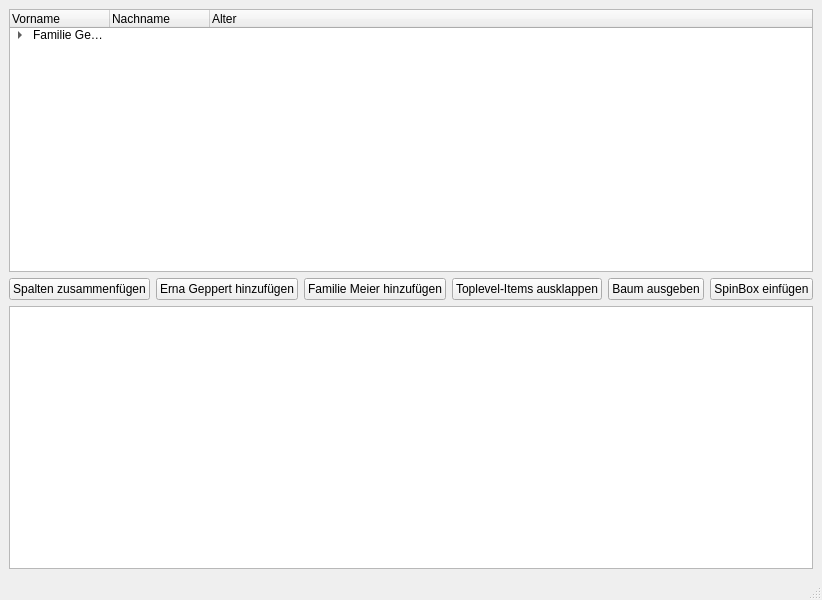
<?xml version="1.0" encoding="UTF-8"?>
<ui version="4.0">
 <class>MainWindow</class>
 <widget class="QMainWindow" name="MainWindow">
  <property name="geometry">
   <rect>
    <x>0</x>
    <y>0</y>
    <width>800</width>
    <height>600</height>
   </rect>
  </property>
  <property name="windowTitle">
   <string>MainWindow</string>
  </property>
  <widget class="QWidget" name="centralwidget">
   <layout class="QGridLayout" name="gridLayout">
    <item row="0" column="0">
     <layout class="QVBoxLayout" name="verticalLayout">
      <item>
       <widget class="QTreeWidget" name="treeWidget">
        <column>
         <property name="text">
          <string>Vorname</string>
         </property>
        </column>
        <column>
         <property name="text">
          <string>Nachname</string>
         </property>
        </column>
        <column>
         <property name="text">
          <string>Alter</string>
         </property>
        </column>
        <item>
         <property name="text">
          <string>Familie Geppert (Eltern und Kinder)</string>
         </property>
         <item>
          <property name="text">
           <string>Thorsten</string>
          </property>
          <property name="text">
           <string>Geppert</string>
          </property>
          <property name="text">
           <string>43</string>
          </property>
         </item>
         <item>
          <property name="text">
           <string>Alana</string>
          </property>
          <property name="text">
           <string>Geppert</string>
          </property>
          <property name="text">
           <string>40</string>
          </property>
         </item>
         <item>
          <property name="text">
           <string>Horst</string>
          </property>
          <property name="text">
           <string>Geppert</string>
          </property>
          <property name="text">
           <string>12</string>
          </property>
         </item>
        </item>
       </widget>
      </item>
      <item>
       <layout class="QHBoxLayout" name="horizontalLayout">
        <item>
         <widget class="QPushButton" name="pushButton">
          <property name="text">
           <string>Spalten zusammenfügen</string>
          </property>
         </widget>
        </item>
        <item>
         <widget class="QPushButton" name="pushButton_2">
          <property name="text">
           <string>Erna Geppert hinzufügen</string>
          </property>
         </widget>
        </item>
        <item>
         <widget class="QPushButton" name="pushButton_3">
          <property name="text">
           <string>Familie Meier hinzufügen</string>
          </property>
         </widget>
        </item>
        <item>
         <widget class="QPushButton" name="pushButton_4">
          <property name="text">
           <string>Toplevel-Items ausklappen</string>
          </property>
         </widget>
        </item>
        <item>
         <widget class="QPushButton" name="pushButton_5">
          <property name="text">
           <string>Baum ausgeben</string>
          </property>
         </widget>
        </item>
        <item>
         <widget class="QPushButton" name="pushButton_6">
          <property name="text">
           <string>SpinBox einfügen</string>
          </property>
         </widget>
        </item>
       </layout>
      </item>
      <item>
       <widget class="QPlainTextEdit" name="plainTextEdit"/>
      </item>
     </layout>
    </item>
   </layout>
  </widget>
  <widget class="QMenuBar" name="menubar">
   <property name="geometry">
    <rect>
     <x>0</x>
     <y>0</y>
     <width>800</width>
     <height>24</height>
    </rect>
   </property>
  </widget>
  <widget class="QStatusBar" name="statusbar"/>
 </widget>
 <resources/>
 <connections/>
</ui>
